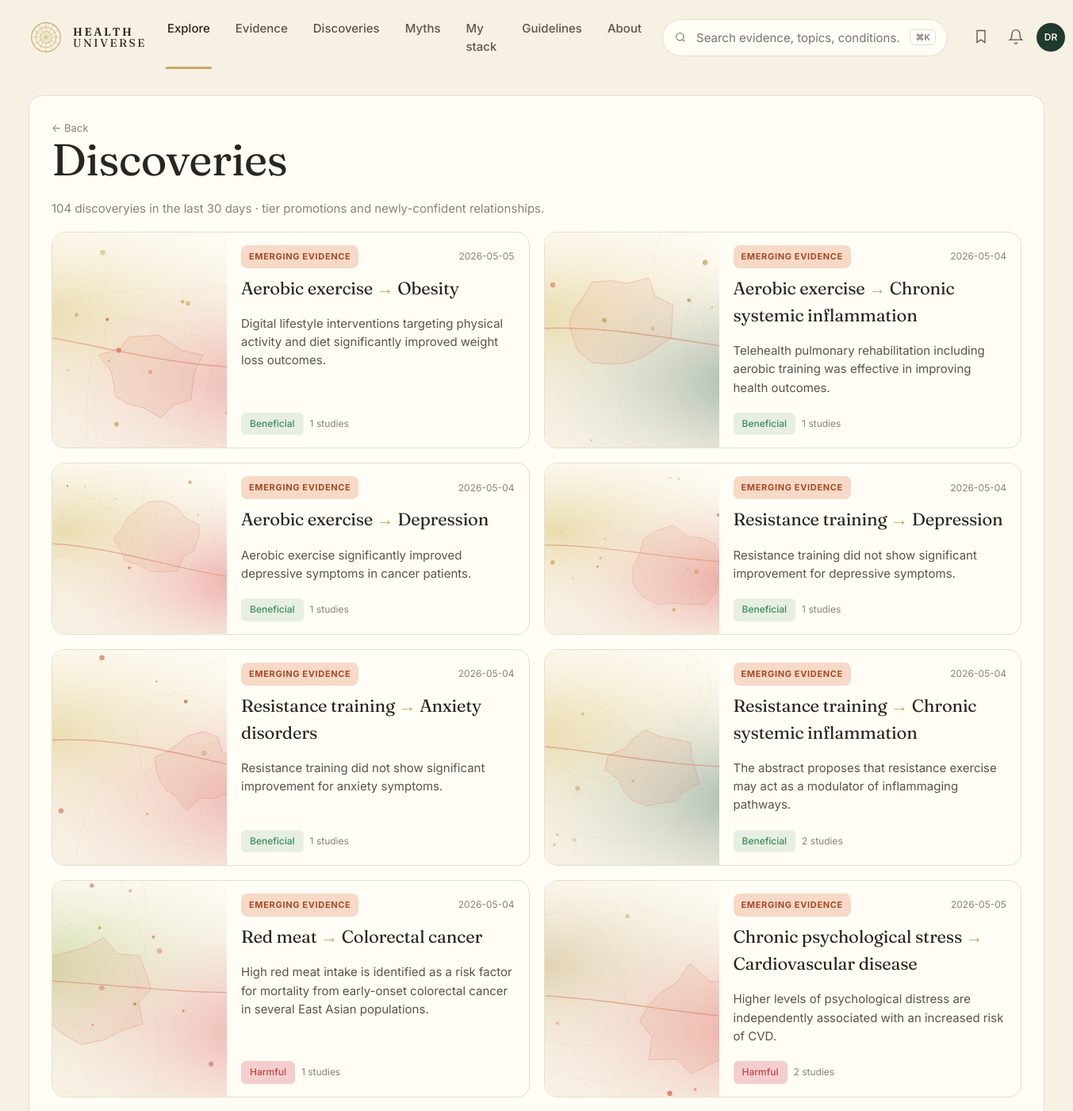
Page /discoveries (upper part) on the committed database.
### tables this page shows
CREATE TABLE edge (
    id              INTEGER PRIMARY KEY,
    factor_id       INTEGER NOT NULL REFERENCES entity(id),
    outcome_id      INTEGER NOT NULL REFERENCES entity(id),
    direction       TEXT NOT NULL CHECK (direction IN (
                      'protective','harmful','neutral','u_shaped','mixed')),
    tier            TEXT NOT NULL CHECK (tier IN ('A','B','C','D','X','deprecated')),
    effect_size     TEXT,         -- qualitative: trivial/small/moderate/large
    effect_quant    TEXT,         -- e.g. "RR 0.82 (0.74-0.91)"
    population      TEXT,         -- e.g. "adults>50; ApoE4 carriers"
    mechanism       TEXT,         -- 1-paragraph plain English
    summary         TEXT,         -- card body copy
    caveats         TEXT,
    seed_source     TEXT NOT NULL CHECK (seed_source IN ('claude_seed','gemma_daily','manual')),
    created_at      TEXT NOT NULL DEFAULT (datetime('now')),
    updated_at      TEXT NOT NULL DEFAULT (datetime('now')),
    last_reviewed   TEXT NOT NULL DEFAULT (datetime('now')),
    UNIQUE(factor_id, outcome_id, population)
);

### web/app.py (the view)
@app.get("/discoveries", response_class=HTMLResponse)
def discoveries(request: Request, days: int = 30):
    with connect() as conn:
        rows = _new_discoveries(conn, days=days, limit=200)
    return render(request, "discoveries.html", {
        "title": "Discoveries", "rows": rows, "days": days,
    })

### web/templates/discoveries.html (shortened to what this page needs)
{% extends "base.html" %}
{% block content %}
<section class="list-page">
  <a class="back" href="/">← Back</a>
  <h1>Discoveries</h1>
  <p class="muted">{{ rows|length }} discovery{{ rows|length != 1 and "ies" or "" }} in the last {{ days }} days · tier promotions and newly-confident relationships.</p>
  <div class="discovery-grid">
    {% for r in rows %}
    <a class="disc-card tier-bg-{{ r.tier }}" href="/edge/{{ r.id }}">
      <div class="disc-art">{{ edge_svg(factor_slug=r.f_slug, outcome_slug=r.o_slug, tier=r.tier, factor_kind=r.f_kind, outcome_kind=r.o_kind) | safe }}</div>
      <div class="disc-body">
        <div class="row-between">
          <span class="pill tier-{{ r.tier }}">{{ TIER_LABEL[r.tier] | upper }}</span>
          <span class="muted small">{{ (r.promoted_at or r.updated_at)[:10] }}</span>
        </div>
        <h3>{{ r.f_name }} <span class="arrow">→</span> {{ r.o_name }}</h3>
        <p>{{ r.summary }}</p>
        <div class="feat-meta">
          <span class="badge dir-{{ r.direction }}">{{ DIRECTION_LABEL[r.direction] }}</span>
          <span class="muted small">{{ r.n_studies }} studies</span>
        </div>
      </div>
    </a>
    {% else %}
    <div class="empty">No new discoveries yet — they'll appear here when the daily Gemma loop promotes an edge into tier A or B, or creates a new high-confidence one.</div>
    {% endfor %}
  </div>
</section>
{% endblock %}

### web/static/style.css (style rules this page uses)
:root { --bg: #f7f1e3; --bg-soft: #faf6ea; --surface: #fffdf6; --ink: #2a2520; --ink-soft: #5a544c; --muted: #8a8278; --line: #e7decb; --primary: #1f3a2e; --primary-ink: #f7f1e3; --gold: #c9a961; --gold-soft: #e8d8a6; --tier-A: #3b8e5a; --tier-A-bg: #e6efe1; --tier-B: #c8a02a; --tier-B-bg: #f7eecf; --tier-C: #d97757; --tier-C-bg: #f7d9c7; --tier-D: #c44545; --tier-D-bg: #f4cece; --tier-X: #7a6a8c; --tier-X-bg: #ebe2f2; --dir-protective: var(--tier-A); --dir-protective-bg: var(--tier-A-bg); --dir-harmful: var(--tier-D); --dir-harmful-bg: var(--tier-D-bg); --dir-neutral: #8a8278; --dir-neutral-bg: #ece6d8; --dir-mixed: var(--tier-B); --dir-mixed-bg: var(--tier-B-bg); --dir-u_shaped: var(--tier-C); --dir-u_shaped-bg:var(--tier-C-bg); --radius: 16px; --radius-sm: 10px; --shadow-1: 0 1px 2px rgba(40,32,20,.05), 0 8px 24px rgba(40,32,20,.05); }
* { box-sizing: border-box; }
html, body { margin: 0; padding: 0; }
body { background: var(--bg); color: var(--ink); font-family: 'Inter', system-ui, -apple-system, sans-serif; font-size: 15px; line-height: 1.55; -webkit-font-smoothing: antialiased; }
h1, h2, h3, .serif { font-family: 'Fraunces', Georgia, serif; font-weight: 400; letter-spacing: -0.01em; }
h1 { font-size: 56px; line-height: 1.05; margin: 0 0 20px; }
h3 { font-size: 22px; margin: 0 0 8px; }
p { margin: 0 0 12px; color: var(--ink-soft); }
a { color: inherit; text-decoration: none; }
.muted { color: var(--muted); }
.small { font-size: 12px; }
.row-between { display: flex; justify-content: space-between; align-items: center; }
.pill { display: inline-block; font-size: 11px; font-weight: 700; letter-spacing: 0.06em; padding: 6px 10px; border-radius: 8px; background: var(--gold-soft); color: var(--ink); }
.pill.tier-C { background: var(--tier-C-bg); color: #a64a28; }
.badge { display: inline-flex; align-items: center; gap: 4px; font-size: 12px; font-weight: 500; padding: 4px 10px; border-radius: 6px; border: 1px solid transparent; }
.badge.dir-protective { background: var(--dir-protective-bg); color: var(--dir-protective); }
.badge.dir-harmful { background: var(--dir-harmful-bg); color: var(--dir-harmful); }
.feat-meta { display: flex; gap: 8px; align-items: center; flex-wrap: wrap; margin-top: auto; }
.edge-page, .list-page { background: var(--surface); border: 1px solid var(--line); border-radius: var(--radius); padding: 28px; }
.back { color: var(--muted); font-size: 13px; }
.discovery-grid { display: grid; grid-template-columns: repeat(2, 1fr); gap: 18px; margin-top: 18px; }
.disc-card { display: grid; grid-template-columns: 220px 1fr; gap: 0; background: var(--surface); border: 1px solid var(--line); border-radius: var(--radius); overflow: hidden; color: inherit; transition: transform .15s ease; }
.disc-art { background: var(--bg-soft); }
.disc-art > svg { display: block; width: 100%; height: 100%; min-height: 180px; }
.disc-body { padding: 16px 18px; display: flex; flex-direction: column; gap: 8px; }
.disc-body h3 { font-size: 22px; }
.disc-body .arrow { color: var(--gold); }

### rows in the picture
edge: tier "EMERGING EVIDENCE", updated_at "2026-05-05", f_name "Aerobic exercise", o_name "Obesity", summary "Digital lifestyle interventions targeting physical activity and diet significantly improved weight loss outcomes.", direction "Beneficial", n_studies "1"
edge: tier "EMERGING EVIDENCE", updated_at "2026-05-04", f_name "Aerobic exercise", o_name "Chronic systemic inflammation", summary "Telehealth pulmonary rehabilitation including aerobic training was effective in improving health outcomes.", direction "Beneficial", n_studies "1"
edge: tier "EMERGING EVIDENCE", updated_at "2026-05-04", f_name "Aerobic exercise", o_name "Depression", summary "Aerobic exercise significantly improved depressive symptoms in cancer patients.", direction "Beneficial", n_studies "1"
edge: tier "EMERGING EVIDENCE", updated_at "2026-05-04", f_name "Resistance training", o_name "Depression", summary "Resistance training did not show significant improvement for depressive symptoms.", direction "Beneficial", n_studies "1"
edge: tier "EMERGING EVIDENCE", updated_at "2026-05-04", f_name "Resistance training", o_name "Anxiety disorders", summary "Resistance training did not show significant improvement for anxiety symptoms.", direction "Beneficial", n_studies "1"
edge: tier "EMERGING EVIDENCE", updated_at "2026-05-04", f_name "Resistance training", o_name "Chronic systemic inflammation", summary "The abstract proposes that resistance exercise may act as a modulator of inflammaging pathways.", direction "Beneficial", n_studies "2"
edge: tier "EMERGING EVIDENCE", updated_at "2026-05-04", f_name "Red meat", o_name "Colorectal cancer", summary "High red meat intake is identified as a risk factor for mortality from early-onset colorectal cancer in several East Asian populations.", direction "Harmful", n_studies "1"
edge: tier "EMERGING EVIDENCE", updated_at "2026-05-05", f_name "Chronic psychological stress", o_name "Cardiovascular disease", summary "Higher levels of psychological distress are independently associated with an increased risk of CVD.", direction "Harmful", n_studies "2"

### other values in the picture
{{ rows|length }} "104"
{{ rows|length != 1 and "ies" or "" }} "ies"
{{ days }} "30"
